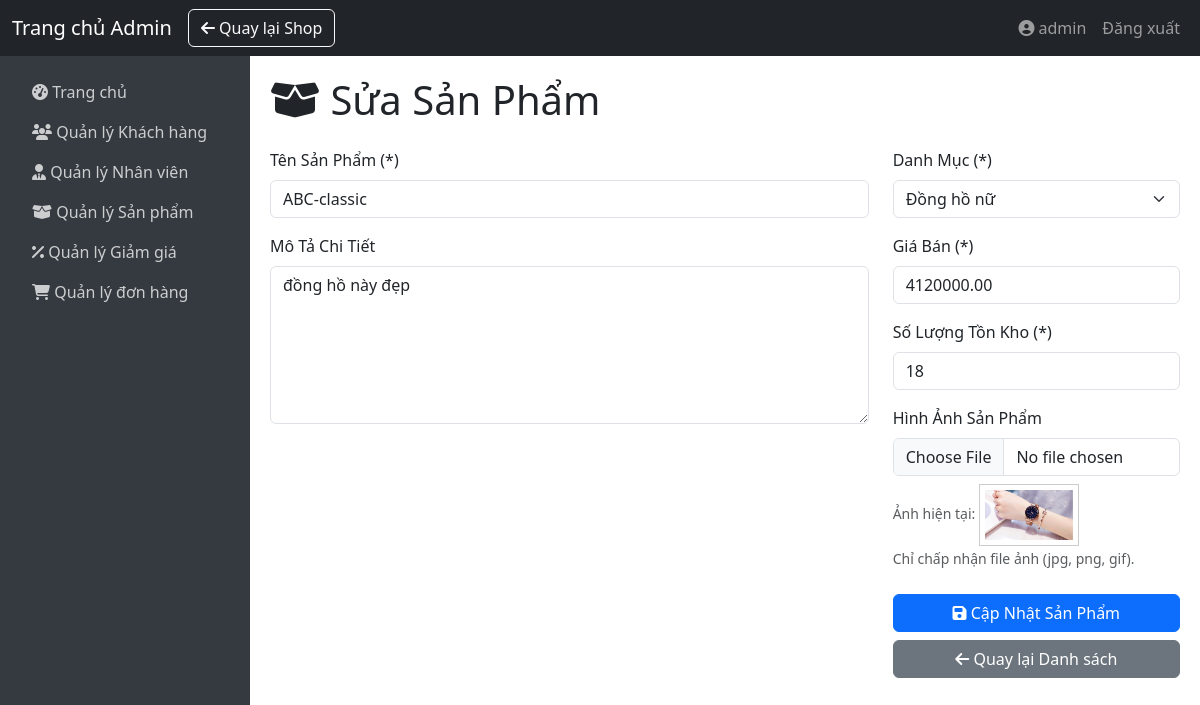
/index.php?action=admin/editProduct&id=30 (signed in), run on an earlier commit of the app's database.
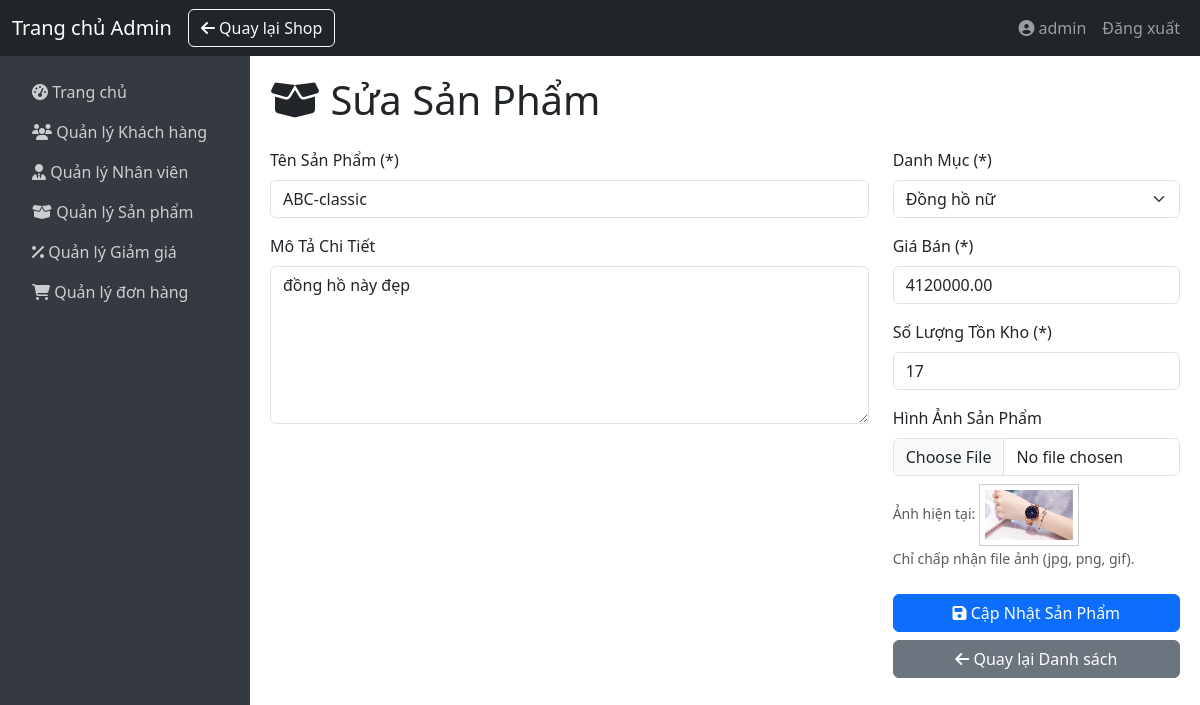
And on a later commit of the database.
### tables this page shows
CREATE TABLE `products` (
  `id` int(11) NOT NULL,
  `name` varchar(255) NOT NULL,
  `description` text DEFAULT NULL,
  `image` varchar(255) DEFAULT NULL,
  `price` decimal(10,2) DEFAULT 0.00,
  `stock` int(11) NOT NULL,
  `category_id` int(11) NOT NULL,
  `created_at` timestamp NOT NULL DEFAULT current_timestamp(),
  `updated_at` timestamp NOT NULL DEFAULT current_timestamp() ON UPDATE current_timestamp()
);

CREATE TABLE `categories` (
  `id` int(11) NOT NULL,
  `name` varchar(255) NOT NULL,
  `description` text DEFAULT NULL,
  `created_at` timestamp NOT NULL DEFAULT current_timestamp(),
  `updated_at` timestamp NOT NULL DEFAULT current_timestamp() ON UPDATE current_timestamp()
);

### controller/admin/ProductAdminController.php (called while the page is built, shortened)
<?php
class ProductAdminController {
    private $productModel;
    private $categoryModel;
    public function __construct($productModel, $categoryModel, $userModel = null) {
        $this->productModel = $productModel;
        $this->categoryModel = $categoryModel;
    }
    public function editProduct(): void {
        $id = (int)($_GET['id'] ?? 0);
        $product = $this->productModel->getProductById($id);
        $categories = $this->categoryModel->getAllCategories();
        $actionUrl = 'admin/updateProduct';
        include __DIR__ . "/../../view/admin/productForm.php";
    }
}

### model/Product.php (called while the page is built, shortened)
<?php
class Product {
    private $pdo;
    public function __construct($pdo) {
        $this->pdo = $pdo;
    }
    public function getProductById(int $id): ?array {
        $stmt = $this->pdo->prepare("SELECT * FROM products WHERE id = :id");
        $stmt->execute(['id' => $id]);
        $product = $stmt->fetch(PDO::FETCH_ASSOC);
        return $product ?: null;
    }
}

### model/Category.php (called while the page is built, shortened)
<?php
class Category {
    private $pdo;
    public function __construct($pdo) {
        $this->pdo = $pdo;
    }
    public function getAllCategories(): array {
        $stmt = $this->pdo->prepare("SELECT * FROM categories");
        $stmt->execute();
        return $stmt->fetchAll(PDO::FETCH_ASSOC);
    }
}

### view/admin/productForm.php (the view, shortened to what the changed rows need)
<?php
include __DIR__ . "/components/header.php";
include __DIR__ . "/components/navbar.php";
include __DIR__ . "/components/sidebar.php";
$isEdit = $product !== null;
function getProductValue($product, $key, $default = '') {
    return htmlspecialchars($product[$key] ?? $default);
}
?>
<div class="main-content">
    <h1 class="mb-4 text-dark">
        <i class="fa-solid fa-box-open"></i>
        <?php echo $isEdit ? "Sửa Sản Phẩm" : "Thêm Sản Phẩm"; ?>
    </h1>
    <form action="index.php?action=<?php echo $actionUrl; ?>" method="POST" enctype="multipart/form-data">
        <div class="row">
            <div class="col-md-8">
                <div class="mb-3">
                    <label for="name" class="form-label">Tên Sản Phẩm (*)</label>
                    <input type="text" class="form-control" id="name" name="name" required
                            value="<?php echo getProductValue($product, 'name'); ?>">
                </div>
                <div class="mb-3">
                    <label for="description" class="form-label">Mô Tả Chi Tiết</label>
                    <textarea class="form-control" id="description" name="description" rows="6"><?php echo getProductValue($product, 'description'); ?></textarea>
                </div>
            </div>
            <div class="col-md-4">
                <div class="mb-3">
                    <label for="category_id" class="form-label">Danh Mục (*)</label>
                    <select class="form-select" id="category_id" name="category_id" required>
                        <?php
                        $selectedCategoryId = $isEdit ? $product['category_id'] : null;
                        foreach ($categories as $category): ?>
                            <option value="<?php echo htmlspecialchars($category['id']); ?>"
                                <?php echo ($selectedCategoryId == $category['id']) ? 'selected' : ''; ?>>
                                <?php echo htmlspecialchars($category['name']); ?>
                            </option>
                        <?php endforeach; ?>
                    </select>
                </div>
                <div class="mb-3">
                    <label for="price" class="form-label">Giá Bán (*)</label>
                    <input type="number" class="form-control" id="price" name="price" required min="0" step="1000"
                            value="<?php echo getProductValue($product, 'price', 0); ?>">
                </div>
                <div class="mb-3">
                    <label for="stock" class="form-label">Số Lượng Tồn Kho (*)</label>
                    <input type="number" class="form-control" id="stock" name="stock" required min="0"
                            value="<?php echo getProductValue($product, 'stock', 0); ?>">
                </div>
                <div class="mb-3">
                    <label for="image" class="form-label">Hình Ảnh Sản Phẩm</label>
                    <input type="file" class="form-control" id="image" name="image_file"
                         accept="image/*"> <?php if ($isEdit && $product['image']): ?>
                        <small class="form-text text-muted d-block mt-2">
                            Ảnh hiện tại:
                            <img src="<?php echo getProductValue($product, 'image'); ?>" alt="Ảnh sản phẩm" style="width: 100px; height: auto; border: 1px solid #ccc; padding: 5px;">
                        </small>
                    <?php endif; ?>
                    <small class="form-text text-muted">Chỉ chấp nhận file ảnh (jpg, png, gif).</small>
                </div>
                <div class="d-grid gap-2 mt-4">
                    <button type="submit" class="btn btn-primary">
                        <i class="fa-solid fa-save"></i> <?php echo $isEdit ? "Cập Nhật Sản Phẩm" : "Thêm Sản Phẩm"; ?>
                    </button>
                    <a href="index.php?action=admin/products" class="btn btn-secondary">
                        <i class="fa-solid fa-arrow-left"></i> Quay lại Danh sách
                    </a>
                </div>
            </div>
        </div>
    </form>
</div>

What changed in the data, as far as the page shows it:
changed products "ABC-classic": stock "18" → "17"
